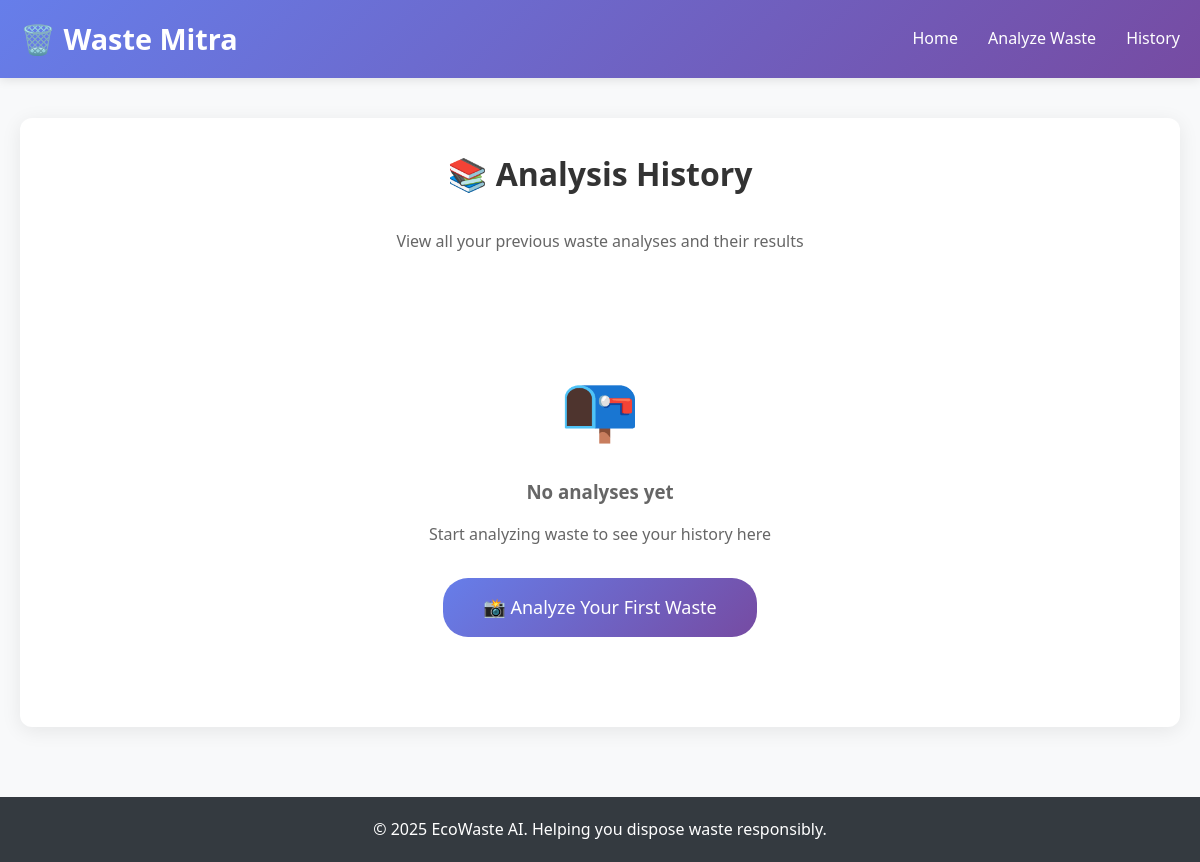
Page /history/ on the earlier database version.
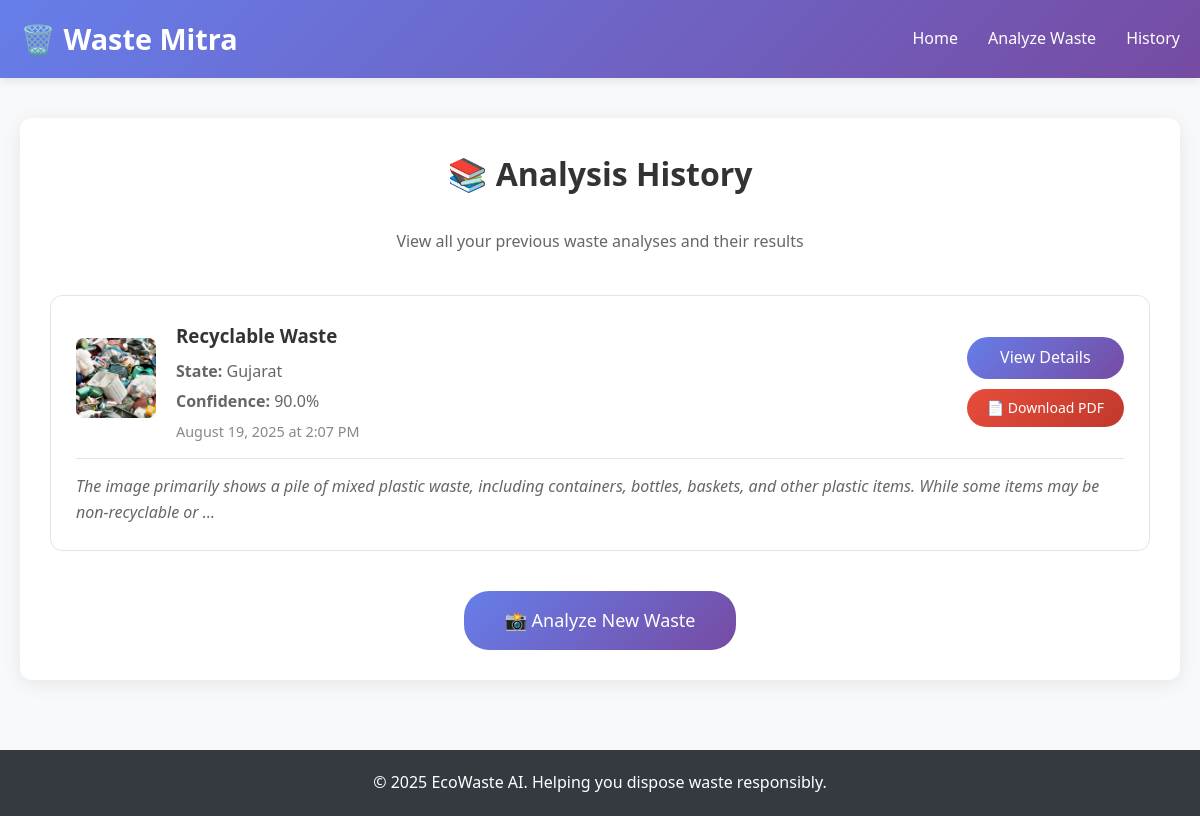
Same page on the later database version.
### waste_classifier/models.py (models this page shows, shortened)
class WasteClassification(models.Model):
    WASTE_CATEGORIES = [
        ('MEDICAL', 'Medical Waste'),
        ('E_WASTE', 'E-Waste'),
        ('GENERAL', 'General Waste'),
        ('RECYCLABLE', 'Recyclable Waste'),
        ('NON_RECYCLABLE', 'Non-Recyclable Waste'),
        ('HAZARDOUS', 'Hazardous Waste'),
        ('ORGANIC', 'Organic Waste'),
    ]
    INDIAN_STATES = [
        ('AP', 'Andhra Pradesh'), ('AR', 'Arunachal Pradesh'), ('AS', 'Assam'),
        ('BR', 'Bihar'), ('CT', 'Chhattisgarh'), ('GA', 'Goa'), ('GJ', 'Gujarat'),
        ('HR', 'Haryana'), ('HP', 'Himachal Pradesh'), ('JH', 'Jharkhand'),
        ('KA', 'Karnataka'), ('KL', 'Kerala'), ('MP', 'Madhya Pradesh'),
        ('MH', 'Maharashtra'), ('MN', 'Manipur'), ('ML', 'Meghalaya'),
        ('MZ', 'Mizoram'), ('NL', 'Nagaland'), ('OR', 'Odisha'), ('PB', 'Punjab'),
        ('RJ', 'Rajasthan'), ('SK', 'Sikkim'), ('TN', 'Tamil Nadu'),
        ('TG', 'Telangana'), ('TR', 'Tripura'), ('UP', 'Uttar Pradesh'),
        ('UT', 'Uttarakhand'), ('WB', 'West Bengal'), ('AN', 'Andaman and Nicobar'),
        ('CH', 'Chandigarh'), ('DH', 'Dadra and Nagar Haveli'), ('DD', 'Daman and Diu'),
        ('DL', 'Delhi'), ('JK', 'Jammu and Kashmir'), ('LA', 'Ladakh'),
        ('LD', 'Lakshadweep'), ('PY', 'Puducherry'),
    ]
    image = models.ImageField(
        upload_to='waste_images/',
        validators=[FileExtensionValidator(['jpg', 'jpeg', 'png', 'bmp', 'webp'])]
    )
    state = models.CharField(max_length=2, choices=INDIAN_STATES)
    predicted_category = models.CharField(max_length=20, choices=WASTE_CATEGORIES, blank=True)
    confidence_score = models.FloatField(blank=True, null=True)
    waste_description = models.TextField(blank=True)
    disposal_instructions = models.TextField(blank=True)
    state_specific_laws = models.TextField(blank=True)
    authorized_facilities = models.TextField(blank=True)
    health_hazards = models.TextField(blank=True)
    environmental_risks = models.TextField(blank=True)
    precautions = models.TextField(blank=True)
    protective_equipment = models.TextField(blank=True)
    emergency_procedures = models.TextField(blank=True)
    recyclability_info = models.TextField(blank=True)
    cost_implications = models.TextField(blank=True)
    gemini_raw_response = models.JSONField(blank=True, null=True)
    created_at = models.DateTimeField(auto_now_add=True)
    updated_at = models.DateTimeField(auto_now=True)
    class Meta:
        ordering = ['-created_at']
        verbose_name = 'Waste Classification'
        verbose_name_plural = 'Waste Classifications'

### waste_classifier/views.py (the view)
# urls.py: path('history/', HistoryView.as_view(), name='history'),
class HistoryView(TemplateView):
    template_name = 'waste_classifier/history.html'
    def get_context_data(self, **kwargs):
        context = super().get_context_data(**kwargs)
        classifications = WasteClassification.objects.all()
        for c in classifications:
            c.confidence_percentage = round(c.confidence_score * 100, 2) if c.confidence_score else 0
        context['classifications'] = classifications
        return context

### templates/waste_classifier/history.html (shortened to what this page needs)
{% extends 'waste_classifier/base.html' %}
{% block content %}
<div class="card">
    <h1 style="text-align: center; margin-bottom: 30px; color: #333;">
        📚 Analysis History
    </h1>
    <p style="text-align: center; color: #666; margin-bottom: 40px;">
        View all your previous waste analyses and their results
    </p>
        {% if classifications %}
        <div style="display: grid; gap: 20px;">
            {% for classification in classifications %}
            <div style="border: 1px solid #e1e5e9; border-radius: 12px; padding: 25px; background: white; transition: transform 0.2s, box-shadow 0.2s;" onmouseover="this.style.transform='translateY(-2px)'; this.style.boxShadow='0 8px 25px rgba(0,0,0,0.1)'" onmouseout="this.style.transform='translateY(0)'; this.style.boxShadow='none'">
                <div style="display: grid; grid-template-columns: auto 1fr auto; gap: 20px; align-items: center;">
                    {% if classification.image %}
                    <div>
                        <img src="{{ classification.image.url }}" alt="Waste" style="width: 80px; height: 80px; object-fit: cover; border-radius: 8px;">
                    </div>
                    {% endif %}
                    <div>
                        <h3 style="margin: 0 0 8px 0; color: #333;">{{ classification.get_predicted_category_display }}</h3>
                        <p style="margin: 0 0 5px 0; color: #666;">
                            <strong>State:</strong> {{ classification.get_state_display }}
                        </p>
                        <p style="margin: 0 0 5px 0; color: #666;">
                            <strong>Confidence:</strong> {{ classification.confidence_percentage }}%
                        </p>
                        <p style="margin: 0; color: #888; font-size: 0.9rem;">
                            {{ classification.created_at|date:"F d, Y \a\\t g:i A" }}
                        </p>
                    </div>
                    <div style="display: flex; flex-direction: column; gap: 10px;">
                        <a href="{% url 'results' classification.id %}" class="btn" style="padding: 8px 20px; text-align: center;">
                            View Details
                        </a>
                        <a href="{% url 'download_report' classification.id %}" class="btn" style="padding: 8px 20px; background: linear-gradient(135deg, #e74c3c 0%, #c0392b 100%); font-size: 14px; text-align: center;">
                            📄 Download PDF
                        </a>
                    </div>
                </div>
                {% if classification.waste_description %}
                <div style="margin-top: 15px; padding-top: 15px; border-top: 1px solid #e1e5e9;">
                    <p style="color: #666; font-style: italic;">{{ classification.waste_description|truncatewords:25 }}</p>
                </div>
                {% endif %}
            </div>
            {% endfor %}
        </div>
        <div style="text-align: center; margin-top: 40px;">
            <a href="{% url 'analyze' %}" class="btn btn-large">📸 Analyze New Waste</a>
        </div>
    {% else %}
        <div style="text-align: center; padding: 60px 20px; color: #666;">
            <div style="font-size: 4rem; margin-bottom: 20px;">📭</div>
            <h3 style="margin-bottom: 15px;">No analyses yet</h3>
            <p style="margin-bottom: 30px;">Start analyzing waste to see your history here</p>
            <a href="{% url 'analyze' %}" class="btn btn-large">📸 Analyze Your First Waste</a>
        </div>
    {% endif %}
</div>
{% endblock %}

### templates/waste_classifier/base.html (shortened to what this page needs)
{% load static %}
<!DOCTYPE html>
<html lang="en">
  <head>
  </head>
  <body>
    <header>
      <div class="container">
        <div class="header-content">
          <a href="{% url 'home' %}" class="logo">🗑️ Waste Mitra</a>
          <nav>
            <ul class="nav-menu">
              <li><a href="{% url 'home' %}">Home</a></li>
              <li><a href="{% url 'analyze' %}">Analyze Waste</a></li>
              <li><a href="{% url 'history' %}">History</a></li>
            </ul>
          </nav>
        </div>
      </div>
    </header>
    <main>
      <div class="container">
         {% block content %} {% endblock %}
      </div>
    </main>
    <footer>
      <div class="container">
        <p>&copy; 2025 EcoWaste AI. Helping you dispose waste responsibly.</p>
      </div>
    </footer>
  </body>
</html>

### templates/waste_classifier/base.html (style rules this page uses)
* { margin: 0; padding: 0; box-sizing: border-box; }
body { font-family: "Segoe UI", Tahoma, Geneva, Verdana, sans-serif; line-height: 1.6; color: #333; background-color: #f8f9fa; }
.container { max-width: 1200px; margin: 0 auto; padding: 0 20px; }
header { background: linear-gradient(135deg, #667eea 0%, #764ba2 100%); color: white; padding: 1rem 0; box-shadow: 0 2px 10px rgba(0, 0, 0, 0.1); }
.header-content { display: flex; justify-content: space-between; align-items: center; }
.logo { font-size: 1.8rem; font-weight: bold; text-decoration: none; color: white; }
.nav-menu { display: flex; list-style: none; gap: 30px; }
.nav-menu a { color: white; text-decoration: none; font-weight: 500; transition: opacity 0.3s; }
main { min-height: calc(100vh - 140px); padding: 40px 0; }
.card { background: white; border-radius: 12px; padding: 30px; box-shadow: 0 4px 20px rgba(0, 0, 0, 0.08); margin-bottom: 30px; }
.btn { display: inline-block; padding: 12px 30px; background: linear-gradient(135deg, #667eea 0%, #764ba2 100%); color: white; text-decoration: none; border-radius: 25px; font-weight: 500; transition: transform 0.3s, box-shadow 0.3s; border: none; cursor: pointer; font-size: 16px; }
.btn-large { padding: 15px 40px; font-size: 18px; }
footer { background-color: #343a40; color: white; text-align: center; padding: 20px 0; margin-top: auto; }

Differences in the rows shown:
added WasteClassification: image (picture), predicted_category "Recyclable Waste", state "Gujarat", confidence_percentage "90.0", created_at "August 19, 2025 at 2:07 PM", waste_description "The image primarily shows a pile of mixed plastic waste, including containers, bottles, baskets, and other plastic items. While some items may be non-recyclable or …"
Other differences:
text no longer shown: "📭 No analyses yet Start analyzing waste to see your history here 📸 Analyze Your First Waste"
text now shown: "📸 Analyze New Waste"
